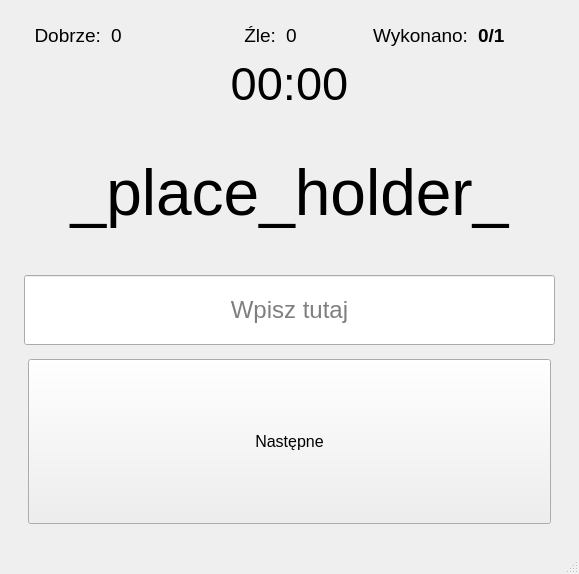
<?xml version="1.0" encoding="UTF-8"?>
<ui version="4.0">
 <class>SesionWindow</class>
 <widget class="QMainWindow" name="SesionWindow">
  <property name="geometry">
   <rect>
    <x>0</x>
    <y>0</y>
    <width>579</width>
    <height>574</height>
   </rect>
  </property>
  <property name="minimumSize">
   <size>
    <width>400</width>
    <height>500</height>
   </size>
  </property>
  <property name="windowTitle">
   <string>Egzamin</string>
  </property>
  <property name="tabShape">
   <enum>QTabWidget::Rounded</enum>
  </property>
  <widget class="QWidget" name="centralwidget">
   <property name="sizePolicy">
    <sizepolicy hsizetype="Maximum" vsizetype="Maximum">
     <horstretch>0</horstretch>
     <verstretch>0</verstretch>
    </sizepolicy>
   </property>
   <property name="maximumSize">
    <size>
     <width>5000</width>
     <height>5000</height>
    </size>
   </property>
   <property name="contextMenuPolicy">
    <enum>Qt::DefaultContextMenu</enum>
   </property>
   <layout class="QVBoxLayout" name="verticalLayout_2">
    <property name="leftMargin">
     <number>20</number>
    </property>
    <property name="topMargin">
     <number>20</number>
    </property>
    <property name="rightMargin">
     <number>20</number>
    </property>
    <property name="bottomMargin">
     <number>20</number>
    </property>
    <item>
     <layout class="QVBoxLayout" name="verticalLayout" stretch="0,0,5,2,6">
      <property name="spacing">
       <number>10</number>
      </property>
      <property name="sizeConstraint">
       <enum>QLayout::SetMaximumSize</enum>
      </property>
      <property name="leftMargin">
       <number>4</number>
      </property>
      <property name="topMargin">
       <number>4</number>
      </property>
      <property name="rightMargin">
       <number>4</number>
      </property>
      <property name="bottomMargin">
       <number>4</number>
      </property>
      <item>
       <layout class="QHBoxLayout" name="horizontalLayout_2" stretch="0,0,0,0,0,0">
        <item>
         <widget class="QLabel" name="correctLabel">
          <property name="enabled">
           <bool>true</bool>
          </property>
          <property name="sizePolicy">
           <sizepolicy hsizetype="Minimum" vsizetype="Minimum">
            <horstretch>0</horstretch>
            <verstretch>0</verstretch>
           </sizepolicy>
          </property>
          <property name="font">
           <font>
            <pointsize>14</pointsize>
           </font>
          </property>
          <property name="text">
           <string>Dobrze:</string>
          </property>
          <property name="alignment">
           <set>Qt::AlignRight|Qt::AlignTrailing|Qt::AlignVCenter</set>
          </property>
         </widget>
        </item>
        <item>
         <widget class="QLabel" name="correctCounter">
          <property name="enabled">
           <bool>true</bool>
          </property>
          <property name="font">
           <font>
            <pointsize>14</pointsize>
           </font>
          </property>
          <property name="text">
           <string>0</string>
          </property>
         </widget>
        </item>
        <item>
         <widget class="QLabel" name="wrongLabel">
          <property name="enabled">
           <bool>true</bool>
          </property>
          <property name="sizePolicy">
           <sizepolicy hsizetype="Minimum" vsizetype="Minimum">
            <horstretch>0</horstretch>
            <verstretch>0</verstretch>
           </sizepolicy>
          </property>
          <property name="font">
           <font>
            <pointsize>14</pointsize>
           </font>
          </property>
          <property name="text">
           <string>Źle:</string>
          </property>
          <property name="alignment">
           <set>Qt::AlignRight|Qt::AlignTrailing|Qt::AlignVCenter</set>
          </property>
         </widget>
        </item>
        <item>
         <widget class="QLabel" name="wrongCounter">
          <property name="enabled">
           <bool>true</bool>
          </property>
          <property name="font">
           <font>
            <pointsize>14</pointsize>
           </font>
          </property>
          <property name="text">
           <string>0</string>
          </property>
         </widget>
        </item>
        <item>
         <widget class="QLabel" name="cardsLeftLabel">
          <property name="font">
           <font>
            <pointsize>14</pointsize>
           </font>
          </property>
          <property name="text">
           <string>Wykonano:</string>
          </property>
          <property name="alignment">
           <set>Qt::AlignRight|Qt::AlignTrailing|Qt::AlignVCenter</set>
          </property>
         </widget>
        </item>
        <item>
         <widget class="QLabel" name="cardsLeftCounter">
          <property name="font">
           <font>
            <pointsize>14</pointsize>
            <weight>75</weight>
            <bold>true</bold>
            <strikeout>false</strikeout>
           </font>
          </property>
          <property name="autoFillBackground">
           <bool>false</bool>
          </property>
          <property name="text">
           <string>0/1</string>
          </property>
          <property name="alignment">
           <set>Qt::AlignLeading|Qt::AlignLeft|Qt::AlignVCenter</set>
          </property>
         </widget>
        </item>
       </layout>
      </item>
      <item>
       <widget class="QLabel" name="timeRemaining_label">
        <property name="font">
         <font>
          <pointsize>35</pointsize>
         </font>
        </property>
        <property name="text">
         <string>00:00</string>
        </property>
        <property name="alignment">
         <set>Qt::AlignCenter</set>
        </property>
       </widget>
      </item>
      <item>
       <widget class="QLabel" name="shown_word">
        <property name="enabled">
         <bool>true</bool>
        </property>
        <property name="font">
         <font>
          <pointsize>48</pointsize>
         </font>
        </property>
        <property name="text">
         <string>_place_holder_</string>
        </property>
        <property name="alignment">
         <set>Qt::AlignCenter</set>
        </property>
       </widget>
      </item>
      <item>
       <widget class="QLineEdit" name="input_box">
        <property name="enabled">
         <bool>true</bool>
        </property>
        <property name="minimumSize">
         <size>
          <width>0</width>
          <height>70</height>
         </size>
        </property>
        <property name="font">
         <font>
          <pointsize>18</pointsize>
         </font>
        </property>
        <property name="focusPolicy">
         <enum>Qt::StrongFocus</enum>
        </property>
        <property name="text">
         <string/>
        </property>
        <property name="alignment">
         <set>Qt::AlignCenter</set>
        </property>
        <property name="placeholderText">
         <string>Wpisz tutaj</string>
        </property>
        <property name="clearButtonEnabled">
         <bool>true</bool>
        </property>
       </widget>
      </item>
      <item>
       <layout class="QHBoxLayout" name="horizontalLayout">
        <property name="spacing">
         <number>10</number>
        </property>
        <property name="sizeConstraint">
         <enum>QLayout::SetMaximumSize</enum>
        </property>
        <property name="leftMargin">
         <number>4</number>
        </property>
        <property name="topMargin">
         <number>4</number>
        </property>
        <property name="rightMargin">
         <number>4</number>
        </property>
        <property name="bottomMargin">
         <number>4</number>
        </property>
        <item>
         <widget class="QPushButton" name="nextButton">
          <property name="enabled">
           <bool>true</bool>
          </property>
          <property name="sizePolicy">
           <sizepolicy hsizetype="Minimum" vsizetype="Preferred">
            <horstretch>0</horstretch>
            <verstretch>0</verstretch>
           </sizepolicy>
          </property>
          <property name="baseSize">
           <size>
            <width>0</width>
            <height>0</height>
           </size>
          </property>
          <property name="font">
           <font>
            <pointsize>12</pointsize>
           </font>
          </property>
          <property name="text">
           <string>Następne</string>
          </property>
         </widget>
        </item>
       </layout>
      </item>
     </layout>
    </item>
   </layout>
  </widget>
  <widget class="QStatusBar" name="statusbar"/>
 </widget>
 <resources/>
 <connections/>
</ui>
